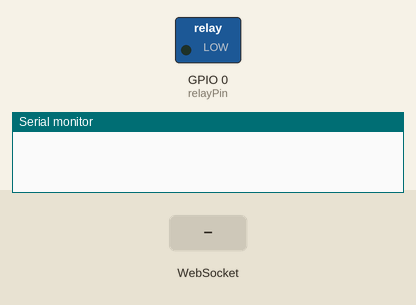
Bench run of a sketch on a simulated ESP8266 (NodeMCU). Parts: switched loads named in the sketch (green lamp = pin HIGH), the last lines printed to the serial monitor. The inputs (shaded band) are chosen by the test bench. WiFi joins after 1.5 s; servers stay silent unless stated; storage starts empty.

Above: at 1.2 s.
1.3 s: WebSocket text "1" received
At 2.0 s:
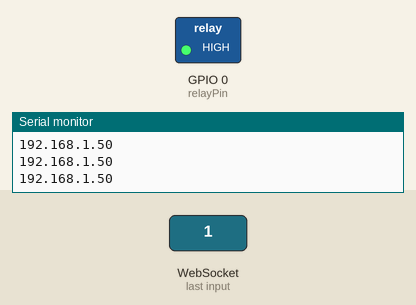
3.0 s: WebSocket text "0" received
At 4.3 s:
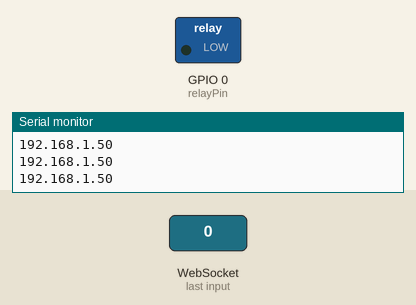
Timing chart, 0 to 6.0 s (numbered marks = the images above; inputs shaded):
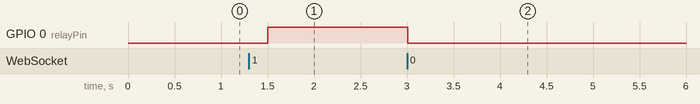

Measured:
- after the input at 1.3 s, GPIO 0 (relayPin): LOW → HIGH after 0.20 s
- after the input at 3.0 s, GPIO 0 (relayPin): HIGH → LOW at once

The sketch:

ESP8266-build.ino
```cpp
#include <ESP8266WiFi.h>
#include <ESP8266WebServer.h>
#include <WebSocketsServer.h>
#include <LittleFS.h>
#include <SoftwareSerial.h>

const char* ssid = "NV_TECH";
const char* password = "7777@123";
const int relayPin = 0;


ESP8266WebServer server(80);
WebSocketsServer webSocket = WebSocketsServer(81);

void setup() {

  Serial.begin(9600);
  WiFi.mode(WIFI_STA);
  WiFi.begin(ssid, password);
  if (!LittleFS.begin()) {
    Serial.println("An Error has occurred while mounting LittleFS");
    return;
  }

  server.on("/", HTTP_GET, []() {
    File file = LittleFS.open("/index.html", "r");
    server.streamFile(file, "text/html");
    file.close();
  });

  server.on("/styles.css", HTTP_GET, []() {
    File file = LittleFS.open("/styles.css", "r");
    server.streamFile(file, "text/css");
    file.close();
  });

  server.on("/script.js", HTTP_GET, []() {
    File file = LittleFS.open("/script.js", "r");
    server.streamFile(file, "application/javascript");
    file.close();
  });

  server.begin();
  webSocket.begin();
  webSocket.onEvent(webSocketEvent);
  pinMode(relayPin, OUTPUT);
}

void loop() {
  server.handleClient();
  webSocket.loop();
  if(WiFi.status() == WL_CONNECTED){
    Serial.println(WiFi.localIP().toString());
  }

  if (Serial.available()) {
    String data = Serial.readStringUntil('\n');
    webSocket.broadcastTXT(data);
  }
}

void webSocketEvent(uint8_t num, WStype_t type, uint8_t * payload, size_t length) {

  if (type == WStype_TEXT) {
    if (payload[0] == '1') {
      digitalWrite(relayPin, HIGH);
    } else if (payload[0] == '0') {
      digitalWrite(relayPin, LOW);
    }
  }

  switch (type) {
    case WStype_DISCONNECTED:
      Serial.printf("[%u] Disconnected!\n", num);
      break;
    case WStype_CONNECTED: {
      IPAddress ip = webSocket.remoteIP(num);
      Serial.printf("[%u] Connection from %d.%d.%d.%d\n", num, ip[0], ip[1], ip[2], ip[3]);
      break;
    }
    case WStype_TEXT:
      Serial.printf("[%u] Text: %s\n", num, payload);
      // Here you can send a message back to the client
      break;
    case WStype_BIN:
      Serial.printf("[%u] Binary length: %u\n", num, length);
      break;
  }
}
```
